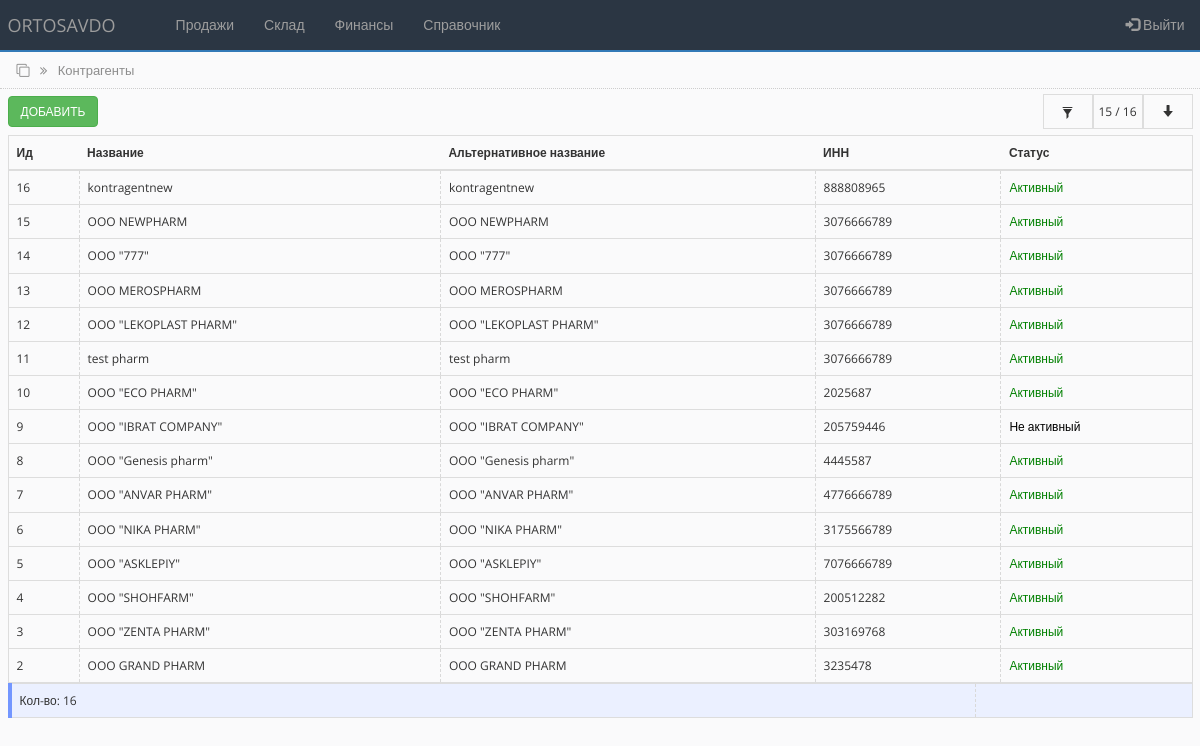
The app's page /counterparties.php (signed in) with its own data.
### tables this page shows
CREATE TABLE `counterparties_tbl` (
  `id` int(255) NOT NULL,
  `name` varchar(250) NOT NULL,
  `alternative_name` varchar(250) NOT NULL,
  `inn` varchar(255) NOT NULL,
  `nds` varchar(255) NOT NULL,
  `raschetny_schet` varchar(255) NOT NULL,
  `mfo` varchar(100) NOT NULL,
  `address` varchar(250) NOT NULL,
  `contact` varchar(250) NOT NULL,
  `director` varchar(250) NOT NULL,
  `accountant` varchar(250) NOT NULL,
  `sts` int(10) NOT NULL DEFAULT '1'
);

### counterparties.php (the view, shortened to what this page needs)
<?php
include('settings.php');
include('bot_lib.php');
$limit = 15;
if (isset($_POST['id_contractor'])) {
    $id_cont = $_POST['id_contractor'];
    $bg_sts = '#ebf0ff';
    $display_sts = 'none';
    $display_sts_filer_on = 'true';
     $query = "SELECT * FROM counterparties_tbl WHERE id = '$id_cont' ORDER BY id DESC";
     $all_debt_query = "SELECT count(id) as allcount FROM counterparties_tbl WHERE id = '$id_cont' ORDER BY id DESC";
 }
 else
{
    $query = "SELECT * FROM counterparties_tbl ORDER BY id desc LIMIT 0,".$limit;
    $all_debt_query = "SELECT count(id) as allcount FROM counterparties_tbl";
}
 $all_debt_result = mysqli_query ($connect, $all_debt_query);
 $all_debt_fetch = mysqli_fetch_array($all_debt_result);
 $all_count = $all_debt_fetch['allcount'];
 $rs_result = mysqli_query ($connect, $query);
?>
<!DOCTYPE html>
<html lang="en">
<head>
    <link rel="stylesheet" href="https://maxcdn.bootstrapcdn.com/bootstrap/3.4.1/css/bootstrap.min.css">
    <link rel="stylesheet" href="https://cdnjs.cloudflare.com/ajax/libs/font-awesome/4.7.0/css/font-awesome.min.css">
    <link rel="stylesheet" href="css/bootstrap-grid.min.css">
    <link rel="stylesheet" href="https://cdnjs.cloudflare.com/ajax/libs/selectize.js/0.15.2/css/selectize.default.min.css" />
    <link rel="stylesheet" href="css/style.css">
</head>
<body>
<?php include 'partSite/nav.php'; ?>
<div class="page_name">
    <div class="container-fluid">
        <i class="fa fa-clone" aria-hidden="true"></i>
        <i class="fa fa-angle-double-right right_cus"></i>
        <span class="right_cus">Контрагенты</span>
    </div>
</div>
<div class="toolbar">
        <div class="container-fluid">
            <div class="toolbar_wrapper">
                <div>
                    <a href="add_counterpartie.php"> <button type="button" class="btn btn-success">Добавить</button> </a>
                </div>
                <div class="filter-container">
                    <div style="background-color:<?php echo $bg_sts;?>" class="filter-container-item first" data-toggle="modal" data-target="#filter">
                    <span class="glyphicon glyphicon-filter"></span>
                    </div>
                    <div style="display:<?php echo $display_sts;?>" class="filter-container-item">
                        <span><span id="row_c"><?php echo $limit; ?></span> / <?php echo $all_count; ?></span>
                    </div>
                    <div style="display:<?php echo $display_sts;?>" class="filter-container-item">
                        <div class="loadmore">
                            <button class="btn btn-outline-info" type="button" id="loadBtn" value="+10"><span class="glyphicon glyphicon-arrow-down"></span></button>
                        </div>
                    </div>
                </div>
            </div>
        </div>
</div>
<div class="all_table">
    <div class="container-fluid">
        <table class="table table-hover" style="border-collapse:collapse;">
        <thead>
            <tr>
                <th scope="col">Ид</th>
                <th scope="col">Название</th>
                <th scope="col">Альтернативное название</th>
                <th scope="col">ИНН</th>
                <th scope="col">Статус</th>
            </tr>
        </thead>
        <tbody class="postList">
<?php
    $i = 0;
    while ($row = mysqli_fetch_array($rs_result)) {
    $i++;
    if ($row['sts'] == 1) {
       $sts = "Активный";
       $sts_color = "green";
    }else {
        $sts = "Не активный";
        $sts_color = "black";
    }
?>
            <tr data-toggle="collapse" data-target="#row<?php echo $i;?>" aria-expanded="true" class="accordion-toggle">
                <td><?php echo $row["id"]; ?></td>
                <td><?php echo $row["name"]; ?></td>
                <td><?php echo $row["alternative_name"]; ?></td>
                <td><?php echo $row["inn"]; ?></td>
                <td style="color: <?php echo $sts_color; ?>"><?php echo $sts; ?></td>
            </tr>
<?php
    };
?>
        </tbody>
        </table>
        <table class="table" style="background-color:#ebf0ff; border-left: 4px solid #7396ff;">
            <tr>
                <td style="text-align:left;">Кол-во: <?php echo number_format($all_count, 0, ',', ' '); ?>
                </td>
                <td style="text-align:left;"></td>
            </tr>
        </table>
    </div>
</div>
</body>
</html>

### css/style.css (style rules this page uses)
* { box-sizing: border-box; margin: 0; padding: 0; transition: all 0.01s; }
body { background-color: #FAFAFB; font-family: "Open Sans", sans-serif; font-size: 12px; }
.page_name { width: 100%; height: 37px; padding: 9px; margin-top: -20px; border-bottom: 1px dotted #CDCDCD; color: #8d8d8d; font-size: 13px; }
.right_cus { margin-left: 7px; }
.toolbar { width: 100%; height: 46px; margin: 0; padding: 5px 0; }
.toolbar .btn { text-transform: uppercase; font-size: 12px; }
.table { border-collapse: collapse; border: 1px solid #dddddd; margin-bottom: 0px; padding-top: 10px; }
table > tbody > tr > td { vertical-align: middle; border-left: 0.00001px dashed #d9d9d9; height: 80%; }
.toolbar_wrapper { width: 100%; display: flex; justify-content: space-between; align-items: center; }
.filter-container { min-height: 35px; display: grid; grid-template-columns: auto auto auto; align-items: center; justify-content: end; background-color: #fafafb; }
.filter-container .first { cursor: pointer; }
.filter-container-item { display: flex; align-items: center; justify-content: center; min-width: 50px; height: 100%; padding: 0 3px; border: 1px solid #dddddd; }
.filter-container-item button { width: 100%; background-color: #fafafb; outline: none !important; }

### records on screen
counterparties_tbl: id "16", name "kontragentnew", alternative_name "kontragentnew", inn "888808965", sts "Активный"
counterparties_tbl: id "15", name "OOO NEWPHARM", alternative_name "OOO NEWPHARM", inn "3076666789", sts "Активный"
counterparties_tbl: id "14", name "OOO \"777\"", alternative_name "OOO \"777\"", inn "3076666789", sts "Активный"
counterparties_tbl: id "13", name "OOO MEROSPHARM", alternative_name "OOO MEROSPHARM", inn "3076666789", sts "Активный"
counterparties_tbl: id "12", name "OOO \"LEKOPLAST PHARM\"", alternative_name "OOO \"LEKOPLAST PHARM\"", inn "3076666789", sts "Активный"
counterparties_tbl: id "11", name "test pharm", alternative_name "test pharm", inn "3076666789", sts "Активный"
counterparties_tbl: id "10", name "OOO \"ECO PHARM\"", alternative_name "OOO \"ECO PHARM\"", inn "2025687", sts "Активный"
counterparties_tbl: id "9", name "OOO \"IBRAT COMPANY\"", alternative_name "OOO \"IBRAT COMPANY\"", inn "205759446", sts "Не активный"
counterparties_tbl: id "8", name "OOO \"Genesis pharm\"", alternative_name "OOO \"Genesis pharm\"", inn "4445587", sts "Активный"
counterparties_tbl: id "7", name "OOO \"ANVAR PHARM\"", alternative_name "OOO \"ANVAR PHARM\"", inn "4776666789", sts "Активный"
counterparties_tbl: id "6", name "OOO \"NIKA PHARM\"", alternative_name "OOO \"NIKA PHARM\"", inn "3175566789", sts "Активный"
counterparties_tbl: id "5", name "OOO \"ASKLEPIY\"", alternative_name "OOO \"ASKLEPIY\"", inn "7076666789", sts "Активный"
counterparties_tbl: id "4", name "OOO \"SHOHFARM\"", alternative_name "OOO \"SHOHFARM\"", inn "200512282", sts "Активный"
counterparties_tbl: id "3", name "OOO \"ZENTA PHARM\"", alternative_name "OOO \"ZENTA PHARM\"", inn "303169768", sts "Активный"
counterparties_tbl: id "2", name "OOO GRAND PHARM", alternative_name "OOO GRAND PHARM", inn "3235478", sts "Активный"

### other values on screen
$limit "15"
$all_count "16"
